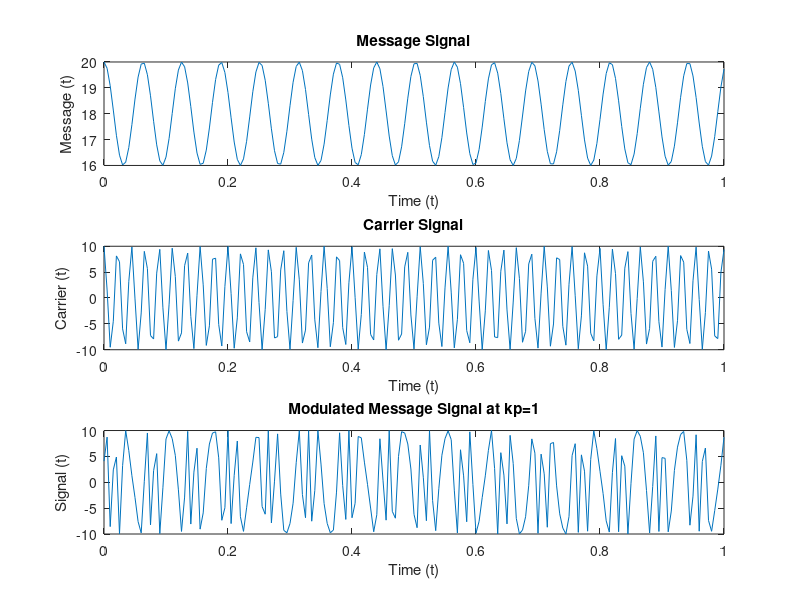
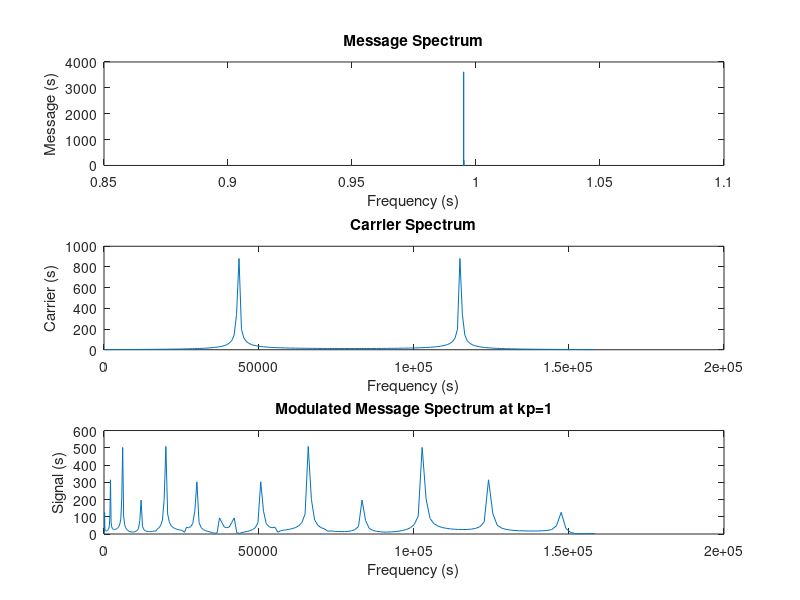

These figures' MATLAB source, in order:
% Parameters for Q-2

t = (0:0.005:1);
f=1./t;
wc = 10^6;                                     % Carrier Frequency in w
fc = wc/(2*pi);                                % Carrier Frequency in Hz
kp  = 1;                                       % Phase Sensitivity Constant

% Message, Carrier and Modulated Signals with their Spectrums

m = 2*cos(100*t) + 18*cos(2000*pi*t);          % Message Signal       
c = 10*cos(wc*t);                              % Carrier Signal
ms = fft(m);                                   % Message Spectrum
ms = fftshift(abs(ms));
fms = (0:length(ms)-1).*f/length(ms);
cs = fft(c);                                   % Carrier Spectrum
cs = fftshift(abs(cs));
fcs = (0:length(cs)-1).*fc/length(cs);
modulated = 10*cos(wc*t + kp*m);               % Modulated Signal
wmod = (wc*t + kp*m);
fmod = wmod/(2*pi);
mods = fft(modulated);                         % Modulated Spectrum
mods = fftshift(abs(mods));
fmods = (0:length(mods)-1).*fmod/length(mods);
figure();
subplot(3,1,1);
plot(t,m);
title("Message Signal")
xlabel("Time (t)")
ylabel("Message (t)")
subplot(3,1,2);
plot(t,c);
title("Carrier Signal")
xlabel("Time (t)")
ylabel("Carrier (t)")
subplot(3,1,3);
plot(t,modulated);
title("Modulated Message Signal at kp=1")
xlabel("Time (t)")
ylabel("Signal (t)")
figure();
subplot(3,1,1);
plot(fms,ms);
title("Message Spectrum")
xlabel("Frequency (s)")
ylabel("Message (s)")
subplot(3,1,2);
plot(fcs,cs);
title("Carrier Spectrum")
xlabel("Frequency (s)")
ylabel("Carrier (s)")
subplot(3,1,3);
plot(fmods,mods);
title("Modulated Message Spectrum at kp=1")
xlabel("Frequency (s)")
ylabel("Signal (s)")